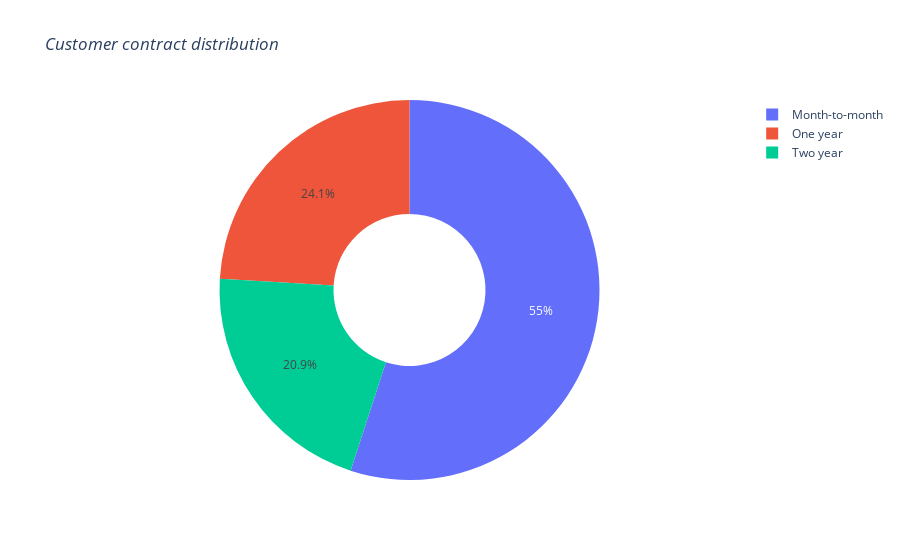

This figure's notebook cell:
### Code cell
import plotly.graph_objects as go

labels = churn_df['Contract'].unique()
values = churn_df['Contract'].value_counts()

fig = go.Figure(data=[go.Pie(labels=labels, values=values, hole=.4)])
fig.update_layout(title_text="<i>Customer contract distribution<i>")
fig.show()

### Figure 1 — Plotly figure (JSON) as saved in the notebook; plotly's stock layout.template omitted (floating-point values rounded to 4 significant figures)
{"data": [{"hole": 0.4, "labels": ["Month-to-month", "One year", "Two year"], "type": "pie", "values": [3875, 1695, 1473]}], "layout": {"title": {"text": "<i>Customer contract distribution<i>"}}}
